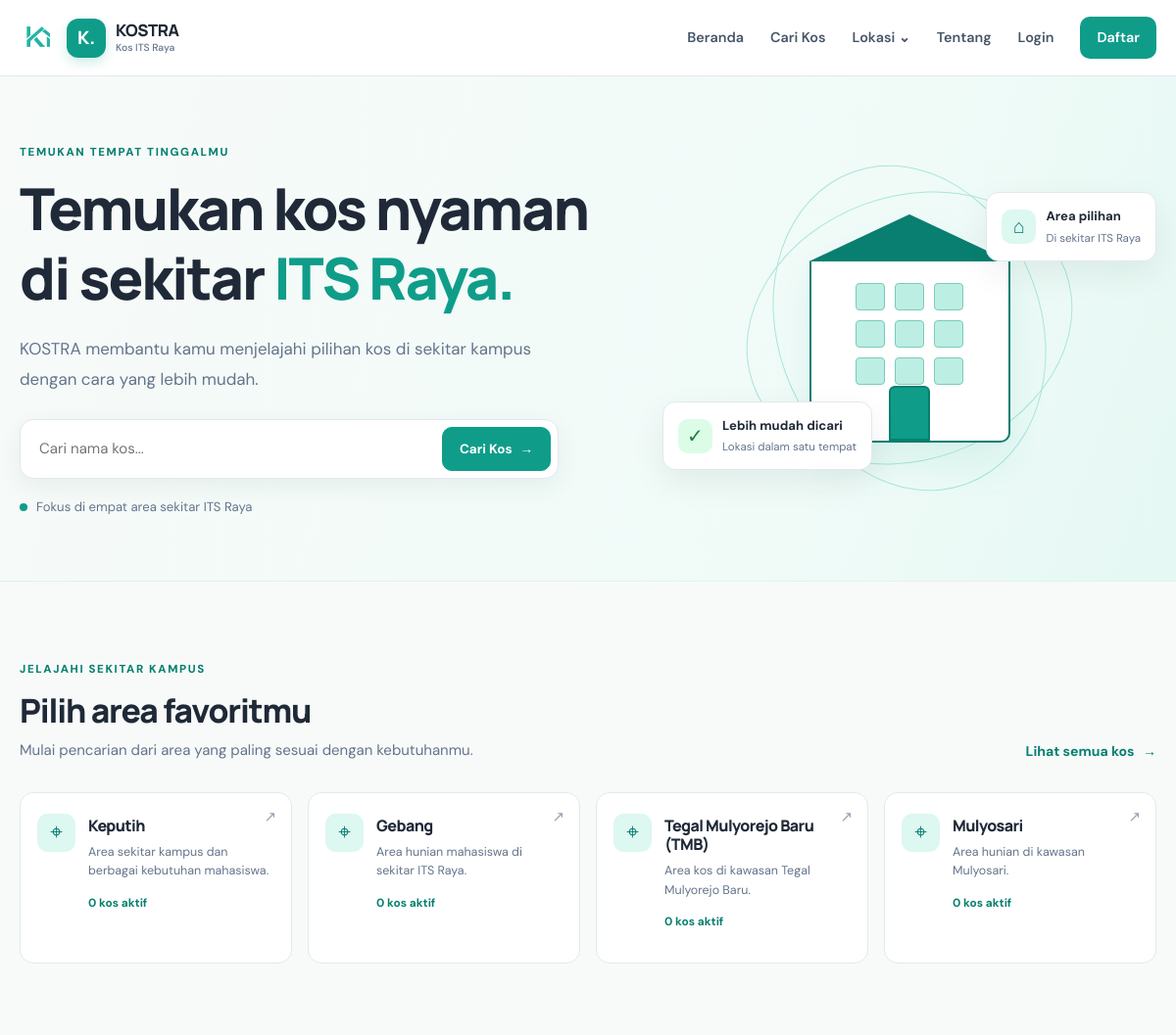
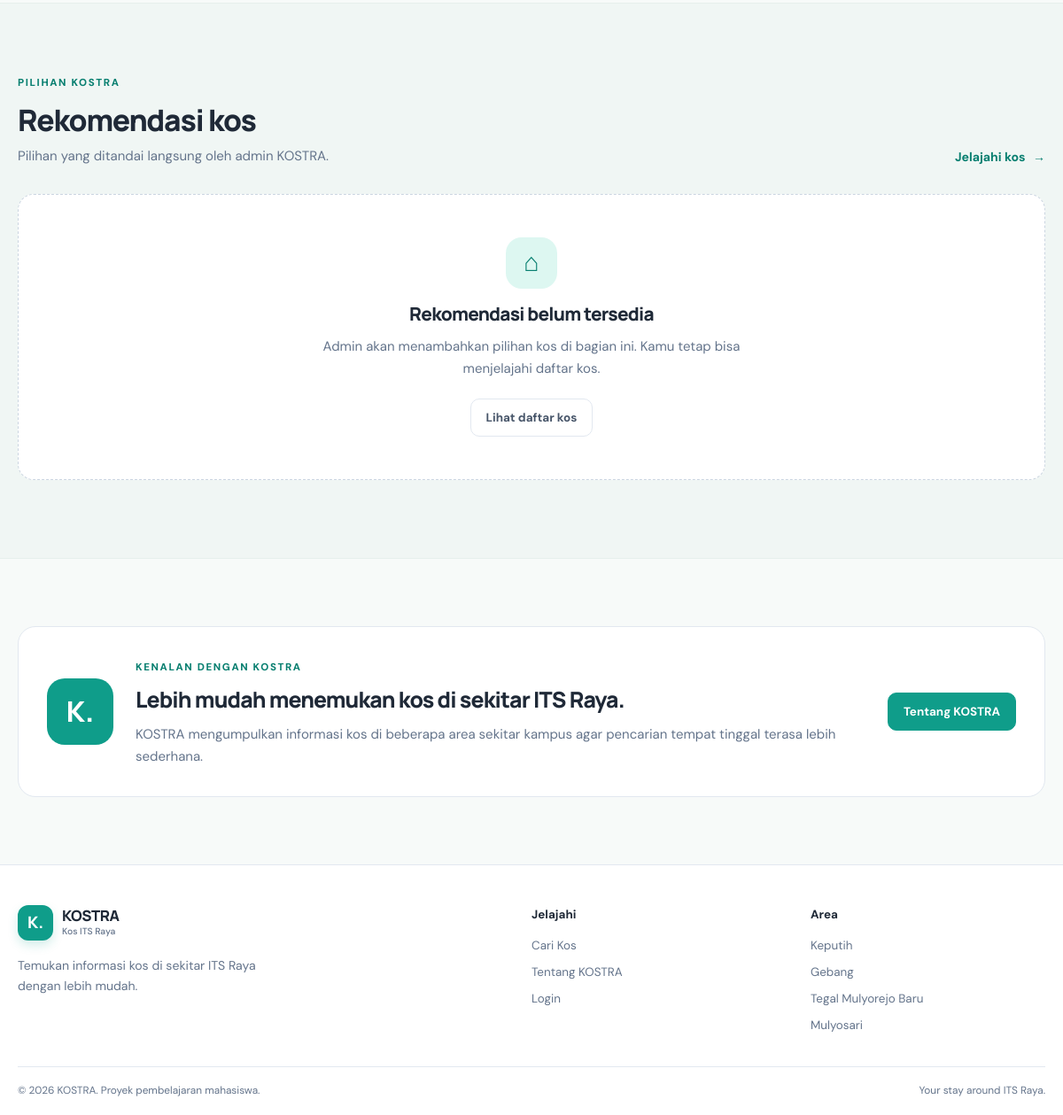
The page / on the database its author committed (2 pictures, top to bottom).
### tables this page shows
CREATE TABLE lokasi (
  id INT UNSIGNED AUTO_INCREMENT PRIMARY KEY,
  nama_lokasi VARCHAR(120) NOT NULL,
  deskripsi VARCHAR(255) NOT NULL DEFAULT '',
  status_aktif TINYINT(1) NOT NULL DEFAULT 1,
  created_at TIMESTAMP NOT NULL DEFAULT CURRENT_TIMESTAMP,
  INDEX idx_lokasi_aktif (status_aktif)
);

### config/koneksi.php (called while the page is built, shortened)
<?php
function e($value): string { return htmlspecialchars((string)$value, ENT_QUOTES | ENT_SUBSTITUTE, 'UTF-8'); }
?>

### index.php (the view, shortened to what this page needs)
<?php
require_once __DIR__ . '/config/koneksi.php';
$lokasi = $pdo->query("SELECT l.id, l.nama_lokasi, l.deskripsi, COUNT(k.id) AS jumlah_kos FROM lokasi l LEFT JOIN kos k ON k.lokasi_id=l.id AND k.status_aktif=1 GROUP BY l.id ORDER BY l.id")->fetchAll();
$stmt = $pdo->query("SELECT k.*, l.nama_lokasi, (SELECT f.path_file FROM foto_kos f WHERE f.kos_id=k.id ORDER BY f.is_utama DESC, f.id ASC LIMIT 1) AS foto FROM kos k JOIN lokasi l ON l.id=k.lokasi_id WHERE k.status_aktif=1 AND k.is_rekomendasi=1 ORDER BY k.updated_at DESC LIMIT 4");
$rekomendasi = $stmt->fetchAll();
require __DIR__ . '/includes/header.php';
require __DIR__ . '/includes/navbar.php';
?>
<main>
<section class="hero">
  <div class="container hero-grid">
    <div class="hero-copy">
      <span class="eyebrow">TEMUKAN TEMPAT TINGGALMU</span>
      <h1>Temukan kos nyaman di sekitar <span>ITS Raya.</span></h1>
      <p>KOSTRA membantu kamu menjelajahi pilihan kos di sekitar kampus dengan cara yang lebih mudah.</p>
      <form class="hero-search" action="kos.php" method="get">
        <input id="q" type="search" name="q" placeholder="Cari nama kos..." />
        <button class="btn btn-primary" type="submit">Cari Kos <span aria-hidden="true">→</span></button>
      </form>
      <div class="hero-note"><span class="status-dot"></span> Fokus di empat area sekitar ITS Raya</div>
    </div>
    <div class="hero-art" aria-label="Ilustrasi tempat tinggal">
      <div class="art-building"><div class="building-roof"></div><div class="building-body"><div class="window-grid"><i></i><i></i><i></i><i></i><i></i><i></i><i></i><i></i><i></i></div><div class="door"></div></div></div>
      <div class="floating-card floating-top"><span class="mini-icon">⌂</span><div><b>Area pilihan</b><small>Di sekitar ITS Raya</small></div></div>
      <div class="floating-card floating-bottom"><span class="check-icon">✓</span><div><b>Lebih mudah dicari</b><small>Lokasi dalam satu tempat</small></div></div>
    </div>
  </div>
</section>
<section class="section">
  <div class="container">
    <div class="section-heading"><div><span class="eyebrow">JELAJAHI SEKITAR KAMPUS</span><h2>Pilih area favoritmu</h2><p>Mulai pencarian dari area yang paling sesuai dengan kebutuhanmu.</p></div><a class="text-link" href="kos.php">Lihat semua kos <span>→</span></a></div>
    <div class="location-grid">
      <?php foreach ($lokasi as $item): ?>
      <a class="location-card" href="kos.php?lokasi=<?= (int)$item['id'] ?>">
        <span class="location-symbol">⌖</span><div><h3><?= e($item['nama_lokasi']) ?></h3><p><?= e($item['deskripsi'] ?: 'Jelajahi pilihan kos di area ini.') ?></p><small><?= (int)$item['jumlah_kos'] ?> kos aktif</small></div><span class="card-arrow">↗</span>
      </a>
      <?php endforeach; ?>
    </div>
  </div>
</section>
<section class="section section-soft">
  <div class="container">
    <div class="section-heading"><div><span class="eyebrow">PILIHAN KOSTRA</span><h2>Rekomendasi kos</h2><p>Pilihan yang ditandai langsung oleh admin KOSTRA.</p></div><a class="text-link" href="kos.php">Jelajahi kos <span>→</span></a></div>
    <?php if ($rekomendasi): ?><div class="kos-grid"><?php foreach ($rekomendasi as $item): ?>
      <article class="kos-card">
        <a class="kos-photo" href="detail-kos.php?id=<?= (int)$item['id'] ?>">
          <?php if (!empty($item['foto'])): ?><img src="<?= e($item['foto']) ?>" alt="<?= e($item['nama_kos']) ?>"><?php else: ?><div class="photo-placeholder"><span>⌂</span><small>Foto kos belum tersedia</small></div><?php endif; ?>
          <span class="recommend-badge">Pilihan KOSTRA</span>
        </a>
        <div class="kos-card-body"><span class="location-label"><?= e($item['nama_lokasi']) ?></span><h3><a href="detail-kos.php?id=<?= (int)$item['id'] ?>"><?= e($item['nama_kos']) ?></a></h3><p class="price">Rp<?= number_format((float)$item['harga'], 0, ',', '.') ?><small> / bulan</small></p><div class="card-meta"><span><?= (int)$item['jumlah_kamar_tersedia'] > 0 ? 'Tersedia' : 'Penuh' ?></span><span><?= (int)$item['jumlah_kamar_tersedia'] ?> kamar tersedia</span></div></div>
      </article>
    <?php endforeach; ?></div><?php else: ?><div class="empty-state"><div class="empty-icon">⌂</div><h3>Rekomendasi belum tersedia</h3><p>Admin akan menambahkan pilihan kos di bagian ini. Kamu tetap bisa menjelajahi daftar kos.</p><a class="btn btn-outline" href="kos.php">Lihat daftar kos</a></div><?php endif; ?>
  </div>
</section>
<section class="section"><div class="container about-strip"><div class="about-mark">K.</div><div><span class="eyebrow">KENALAN DENGAN KOSTRA</span><h2>Lebih mudah menemukan kos di sekitar ITS Raya.</h2><p>KOSTRA mengumpulkan informasi kos di beberapa area sekitar kampus agar pencarian tempat tinggal terasa lebih sederhana.</p></div><a class="btn btn-primary" href="tentang.php">Tentang KOSTRA</a></div></section>
</main>
<?php require __DIR__ . '/includes/footer.php'; ?>

### rows shown on the page
lokasi: nama_lokasi "Keputih", deskripsi "Area sekitar kampus dan berbagai kebutuhan mahasiswa.", jumlah_kos "0"
lokasi: nama_lokasi "Gebang", deskripsi "Area hunian mahasiswa di sekitar ITS Raya.", jumlah_kos "0"
lokasi: nama_lokasi "Tegal Mulyorejo Baru (TMB)", deskripsi "Area kos di kawasan Tegal Mulyorejo Baru.", jumlah_kos "0"
lokasi: nama_lokasi "Mulyosari", deskripsi "Area hunian di kawasan Mulyosari.", jumlah_kos "0"
